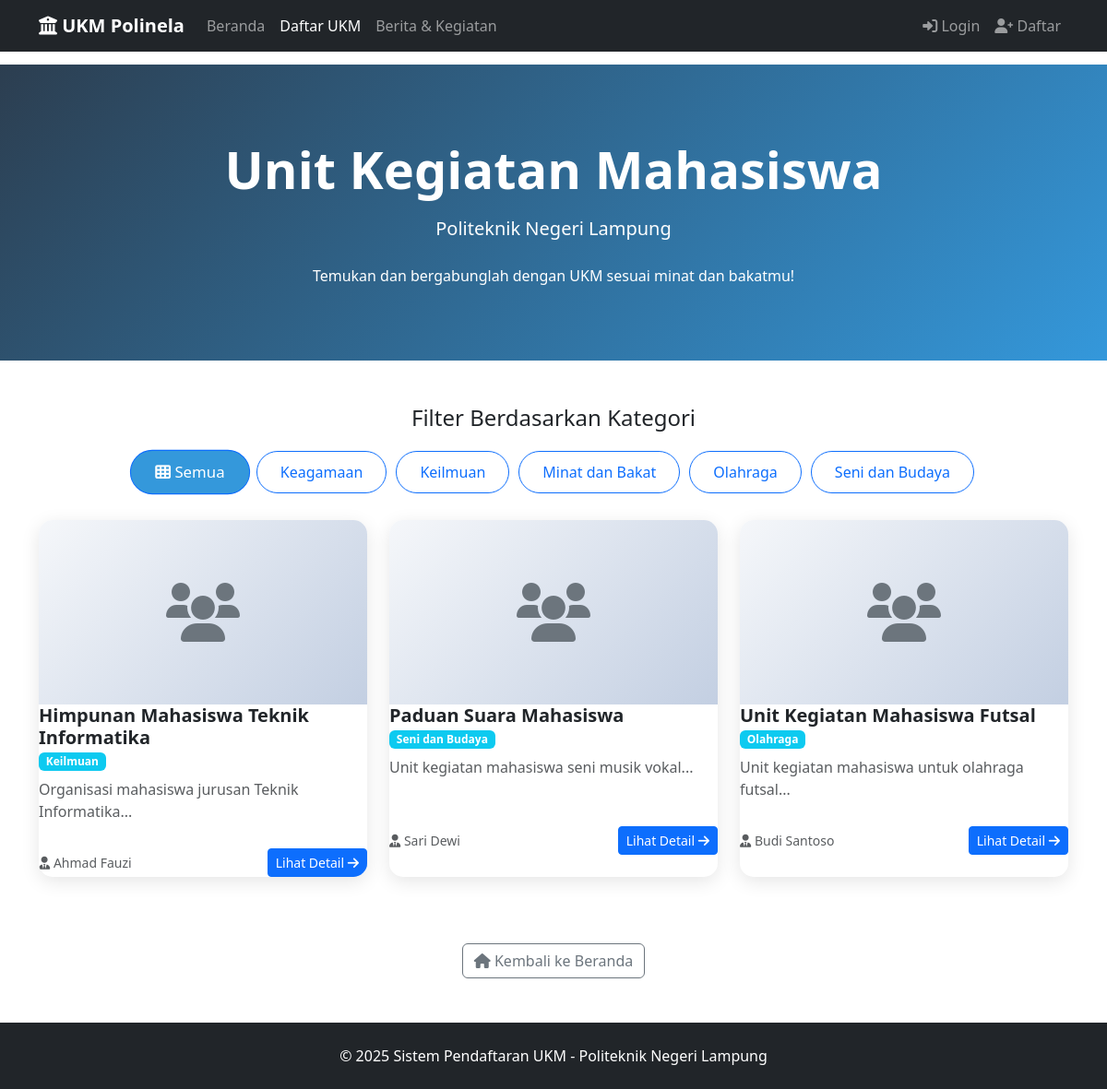
The page /ukm/index.php on the database as committed earlier.
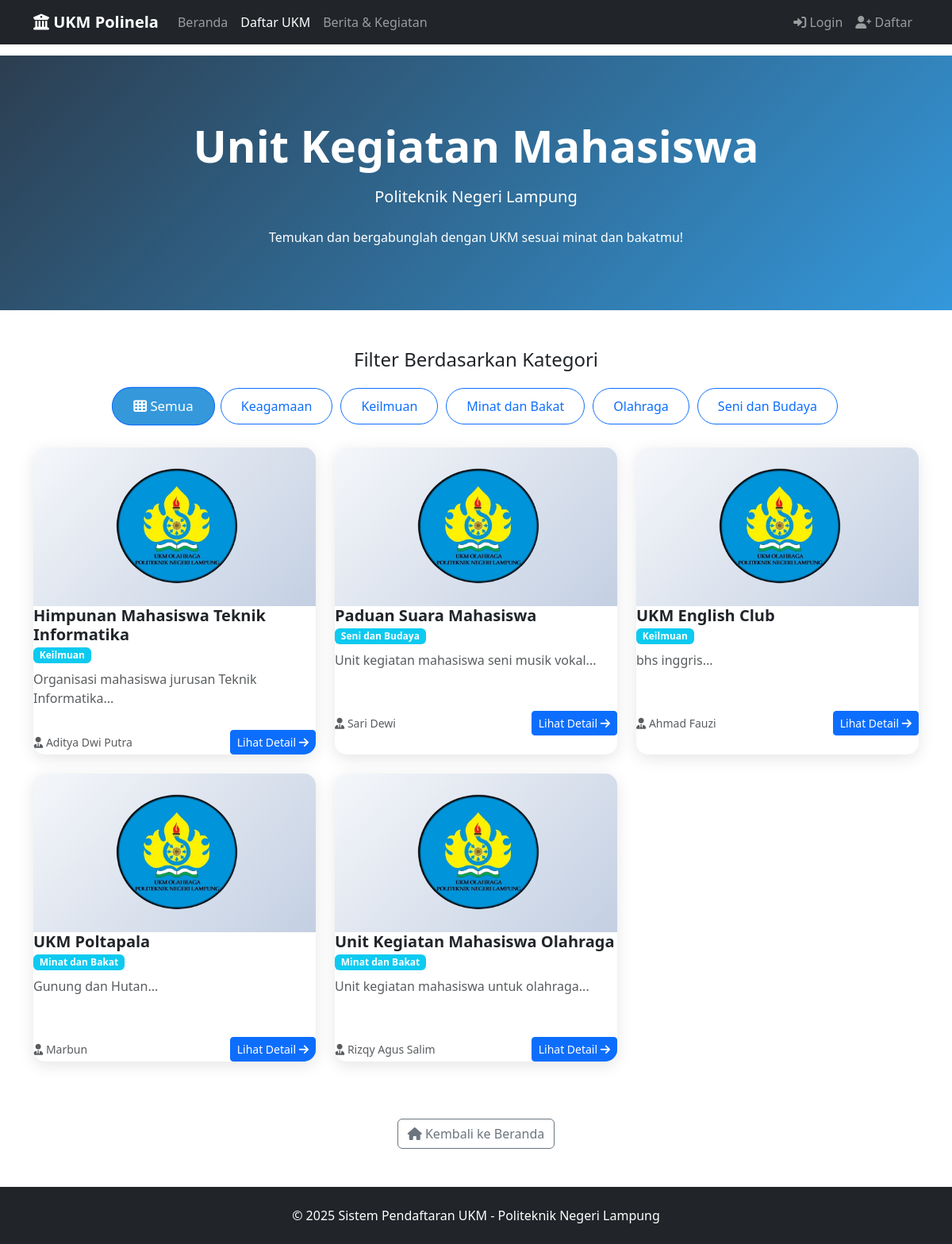
The same page on the database as committed later.
### tables this page shows
CREATE TABLE `kategori_ukm` (
  `id` int(11) NOT NULL,
  `nama_kategori` varchar(100) NOT NULL,
  `deskripsi` text DEFAULT NULL,
  `created_at` timestamp NOT NULL DEFAULT current_timestamp()
);

CREATE TABLE `ukm` (
  `id` int(11) NOT NULL,
  `nama_ukm` varchar(100) NOT NULL,
  `deskripsi` text DEFAULT NULL,
  `tahun_berdiri` date DEFAULT NULL,
  `kategori_id` int(11) DEFAULT NULL,
  `logo` varchar(255) DEFAULT NULL,
  `ketua_umum` varchar(100) DEFAULT NULL,
  `email` varchar(100) DEFAULT NULL,
  `no_telepon` varchar(20) DEFAULT NULL,
  `alamat_sekretariat` text DEFAULT NULL,
  `visi` text DEFAULT NULL,
  `misi` text DEFAULT NULL,
  `program_kerja` text DEFAULT NULL,
  `syarat_pendaftaran` text DEFAULT NULL,
  `status` enum('aktif','nonaktif') DEFAULT 'aktif',
  `max_anggota` int(11) DEFAULT 100,
  `biaya_pendaftaran` decimal(10,2) DEFAULT 0.00,
  `created_at` timestamp NOT NULL DEFAULT current_timestamp(),
  `updated_at` datetime DEFAULT NULL,
  `kontak` varchar(50) DEFAULT NULL,
  `admin_id` int(11) NOT NULL
);

### ukm/index.php (the view, shortened to what the changed rows need)
<?php
$database = new Database();
$db = $database->getConnection();
$kategori_filter = isset($_GET['kategori']) ? $_GET['kategori'] : '';
$query = "SELECT u.*, k.nama_kategori
          FROM ukm u
          LEFT JOIN kategori_ukm k ON u.kategori_id = k.id";
$query .= " ORDER BY u.nama_ukm ASC";
$stmt = $db->prepare($query);
$stmt->execute();
$ukm_list = $stmt->fetchAll(PDO::FETCH_ASSOC);
$query_kategori = "SELECT * FROM kategori_ukm ORDER BY nama_kategori ASC";
$stmt_kategori = $db->prepare($query_kategori);
$stmt_kategori->execute();
$kategori_list = $stmt_kategori->fetchAll(PDO::FETCH_ASSOC);
?>
<!DOCTYPE html>
<html lang="id">
<head>
    <link href="https://cdn.jsdelivr.net/npm/bootstrap@5.3.0/dist/css/bootstrap.min.css" rel="stylesheet">
    <link href="https://cdnjs.cloudflare.com/ajax/libs/font-awesome/6.0.0/css/all.min.css" rel="stylesheet">
</head>
<body>
    <div class="hero-section">
        <div class="container text-center">
            <h1 class="display-4 fw-bold mb-3">Unit Kegiatan Mahasiswa</h1>
        </div>
    </div>
    <div class="container my-5">
        <div class="text-center mb-4">
            <div class="d-flex flex-wrap justify-content-center">
                <a href="index.php" class="btn btn-outline-primary filter-btn <?= empty($kategori_filter) ? 'active' : '' ?>">
                    <i class="fas fa-th"></i> Semua
                </a>
                <?php foreach ($kategori_list as $kategori): ?>
                    <a href="index.php?kategori=<?= $kategori['id'] ?>"
                        class="btn btn-outline-primary filter-btn <?= $kategori_filter == $kategori['id'] ? 'active' : '' ?>">
                        <?= htmlspecialchars($kategori['nama_kategori']) ?>
                    </a>
                <?php endforeach; ?>
            </div>
        </div>
        <div class="row">
            <?php if (empty($ukm_list)): ?>
                <div class="col-12">
                    <div class="alert alert-info text-center">
                        <i class="fas fa-info-circle fa-3x mb-3"></i>
                        <h4>Belum ada UKM tersedia</h4>
                        <p>Saat ini belum ada UKM yang terdaftar dalam kategori ini.</p>
                    </div>
                </div>
            <?php else: ?>
                <?php foreach ($ukm_list as $ukm): ?>
                    <div class="col-md-6 col-lg-4 mb-4">
                        <div class="ukm-card">
                            <div class="ukm-logo">
                                <?php if (!empty($ukm['logo'])): ?>
                                    <img src="../uploads/<?= htmlspecialchars($ukm['logo']) ?>"
                                            alt="<?= htmlspecialchars($ukm['nama_ukm']) ?>">
                                <?php else: ?>
                                    <div class="d-flex align-items-center justify-content-center h-100">
                                        <i class="fas fa-users fa-4x text-secondary"></i>
                                    </div>
                                <?php endif; ?>
                            </div>
                            <div class="card-body">
                                <h5 class="card-title fw-bold"><?= htmlspecialchars($ukm['nama_ukm']) ?></h5>
                                <p class="text-muted mb-2">
                                    <span class="badge bg-info">
                                        <?= htmlspecialchars($ukm['nama_kategori'] ?? 'Umum') ?>
                                    </span>
                                </p>
                                <p class="card-text text-muted" style="min-height: 60px;">
                                    <?= substr(htmlspecialchars($ukm['deskripsi']), 0, 100) ?>...
                                </p>
                                <div class="d-flex justify-content-between align-items-center">
                                    <small class="text-muted">
                                        <i class="fas fa-user-tie"></i> <?= htmlspecialchars($ukm['ketua_umum']) ?>
                                    </small>
                                    <a href="detail.php?id=<?= $ukm['id'] ?>" class="btn btn-primary btn-sm">
                                        Lihat Detail <i class="fas fa-arrow-right"></i>
                                    </a>
                                </div>
                            </div>
                        </div>
                    </div>
                <?php endforeach; ?>
            <?php endif; ?>
        </div>
    </div>
</body>
</html>

Rows that differ between the two databases and show on the page:
changed ukm "Himpunan Mahasiswa Teknik Informatika": logo: picture added; ketua_umum "Ahmad Fauzi" → "Aditya Dwi Putra"; logo empty → "6920c8985a5cb.png" (drawn)
changed ukm "Paduan Suara Mahasiswa": logo: picture added; logo empty → "6920c8ad47264.png" (drawn)
added ukm: logo (picture), nama_ukm "UKM English Club", kategori.nama_kategori "Keilmuan", deskripsi "bhs inggris", ketua_umum "Ahmad Fauzi"
added ukm: logo (picture), nama_ukm "UKM Poltapala", kategori.nama_kategori "Minat dan Bakat", deskripsi "Gunung dan Hutan", ketua_umum "Marbun"
changed ukm: logo: picture added; nama_ukm "Unit Kegiatan Mahasiswa Futsal" → "Unit Kegiatan Mahasiswa Olahraga"; kategori.nama_kategori "Olahraga" → "Minat dan Bakat"; deskripsi "Unit kegiatan mahasiswa untuk olahraga futsal" → "Unit kegiatan mahasiswa untuk olahraga"; ketua_umum "Budi Santoso" → "Rizqy Agus Salim"; logo empty → "6920c8a4442b3.png" (drawn)
